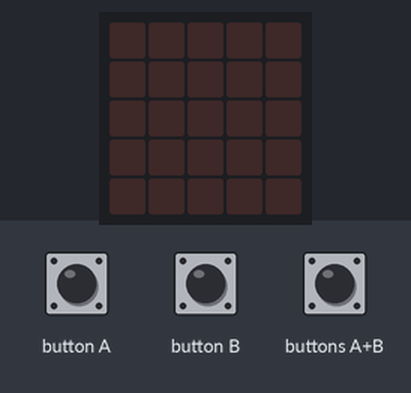
A program run on a simulated BBC micro:bit (MakeCode). On the bench: the board's 5×5 LED display. The test bench sets the inputs (shaded band). Random numbers come from a fixed seed.

Above: at 1.2 s.
1.3 s: buttons A+B pressed for 0.15 s
At 1.8 s:
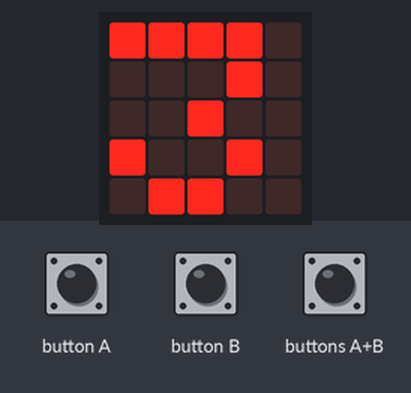
4.4 s: button A pressed for 0.15 s
At 5.0 s:
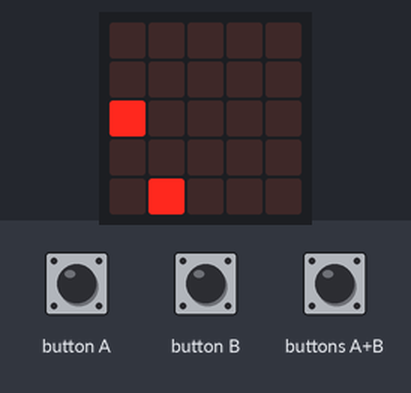
7.4 s: button B pressed for 0.15 s
At 8.0 s:
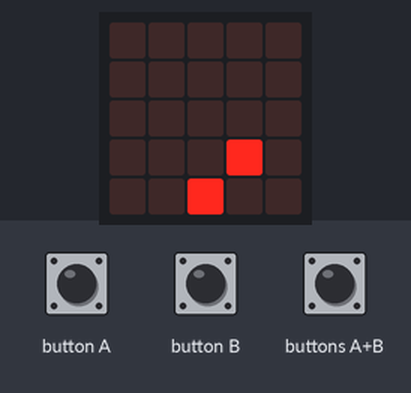
10.4 s: button B pressed for 0.15 s
At 11.0 s:
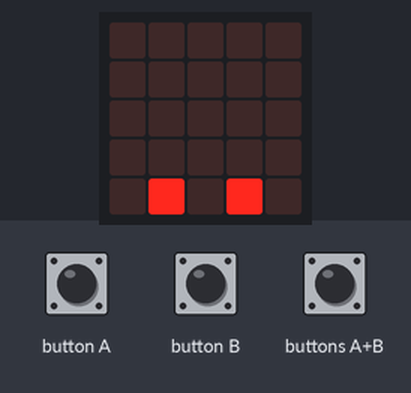
13.4 s: button A pressed for 0.15 s
At 14.1 s:
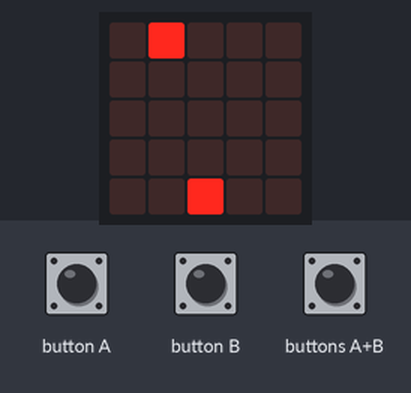
16.5 s: button B pressed for 0.15 s
At 17.2 s:
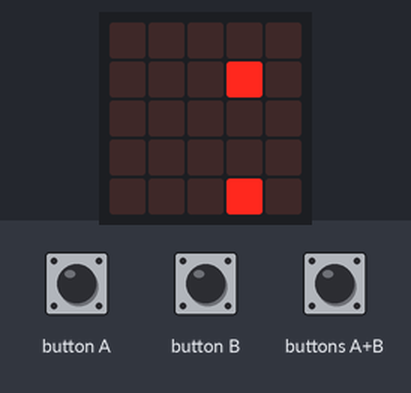
Timing chart, 0 to 19.5 s (numbered marks = the images above; inputs shaded):
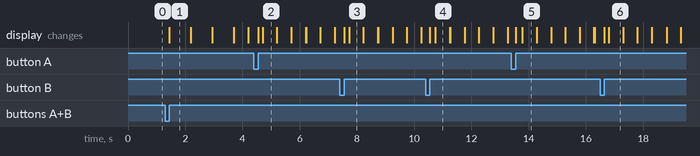

Measured:
- after the input at 1.3 s, the display: changes after 0.15 s (image 1)
- what the display in image 1 shows lasts 0.7 s, from 1.5 s to 2.2 s
- what the display in image 2 shows lasts 0.5 s, from 4.7 s to 5.2 s

The program:

main.ts
```typescript
function final () {
    basic.clearScreen()
    basic.showNumber(puntos)
    basic.pause(500)
    basic.clearScreen()
}
input.onButtonPressed(Button.A, function () {
    if (juega && cesta > 0) {
        led.unplot(cesta, 4)
        cesta = cesta - 1
        led.plot(cesta, 4)
    }
})
function inicio () {
    basic.showNumber(3)
    basic.showNumber(2)
    basic.showNumber(1)
    basic.clearScreen()
    led.plot(cesta, 4)
}
input.onButtonPressed(Button.AB, function () {
    puntos = 0
    espera = 500
    cesta = 2
    inicio()
    juega = true
    basic.pause(20000)
    juega = false
    final()
})
input.onButtonPressed(Button.B, function () {
    if (juega && cesta < 4) {
        led.unplot(cesta, 4)
        cesta = cesta + 1
        led.plot(cesta, 4)
    }
})
function manzana () {
    x = randint(0, 4)
    y = 0
    while (juega && y <= 4) {
        led.plot(x, y)
        basic.pause(espera)
        led.unplot(x, y)
        y = y + 1
    }
    if (juega) {
        led.plot(cesta, 4)
    }
}
let y = 0
let x = 0
let espera = 0
let cesta = 0
let puntos = 0
let juega = false
juega = false
basic.forever(function () {
    manzana()
    if (x == cesta && y == 4) {
        puntos = puntos + 1
        espera = espera - 25
    }
})
```

test.ts
```typescript
// aquí va el archivo "tests"; esto no se compilará cuando este paquete se utilice como una extensión.
```
